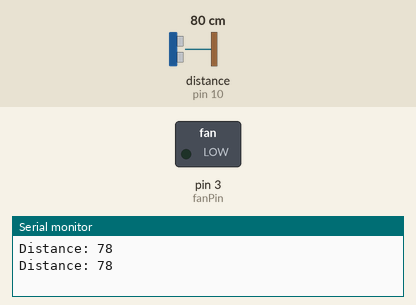
Bench run of a sketch on a simulated Arduino Uno, built with avr-gcc and run on an emulated ATmega328P. Shown: switched loads named in the sketch (green lamp = pin HIGH), the last lines printed to the serial monitor. Wiring (inferred from the names in the program): ultrasonic range finder: trigger pin 9; echo pin 10. Inputs (shaded band) come from the test bench; at power-on: distance to the obstacle (sensor on pin 10) 80 cm. The echo pulse lasts 58.3 µs per cm; pins used as bus, display or sensor lines are not drawn.

Above: at 1.8 s.
1.9 s: distance to the obstacle (sensor on pin 10) set to 53 cm
3.4 s: distance to the obstacle (sensor on pin 10) set to 47 cm
At 4.5 s:
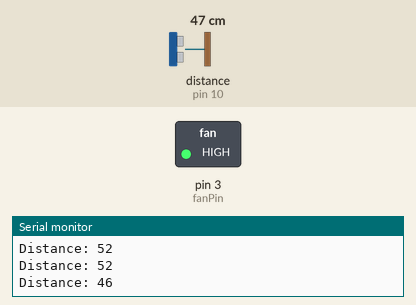
5.5 s: distance to the obstacle (sensor on pin 10) set to 60 cm
At 7.2 s:
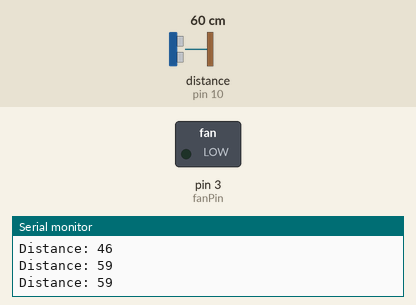
7.5 s: distance to the obstacle (sensor on pin 10) set to 2 cm
At 9.2 s:
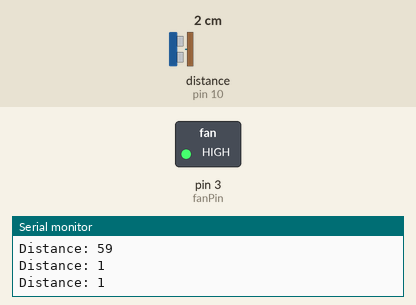
Timing chart, 0 to 10.5 s (numbered marks = the images above; inputs shaded):
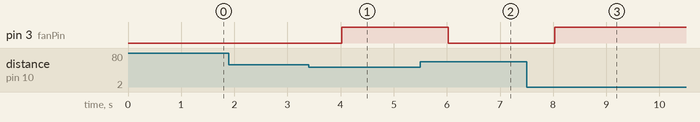

Measured:
- the behaviour switches between 51 and 50 cm on distance to the obstacle (sensor on pin 10) (found by bisection; images 0 and 1)
- after the input at 3.4 s, pin 3 (fanPin): LOW → HIGH after 0.62 s
- after the input at 5.5 s, pin 3 (fanPin): HIGH → LOW after 0.53 s
- after the input at 7.5 s, pin 3 (fanPin): LOW → HIGH after 0.53 s

The sketch:

ventilacija.ino
```cpp
int trigPin = 9;
int echoPin = 10;
int fanPin = 3;

long duration;
int distance;

void setup() {
  pinMode(trigPin, OUTPUT);
  pinMode(echoPin, INPUT);
  pinMode(fanPin, OUTPUT);
  Serial.begin(9600);
}

void loop() {
  digitalWrite(trigPin, LOW);
  delayMicroseconds(2);

  digitalWrite(trigPin, HIGH);
  delayMicroseconds(10);
  digitalWrite(trigPin, LOW);

  duration = pulseIn(echoPin, HIGH);
  distance = duration * 0.034 / 2;

  Serial.print("Distance: ");
  Serial.println(distance);

  if (distance < 50) {
    analogWrite(fanPin, 255); // включить вентилятор на полной мощности
  } else {
    analogWrite(fanPin, 0); // выключить вентилятор
  }

  delay(1000);
}
```
